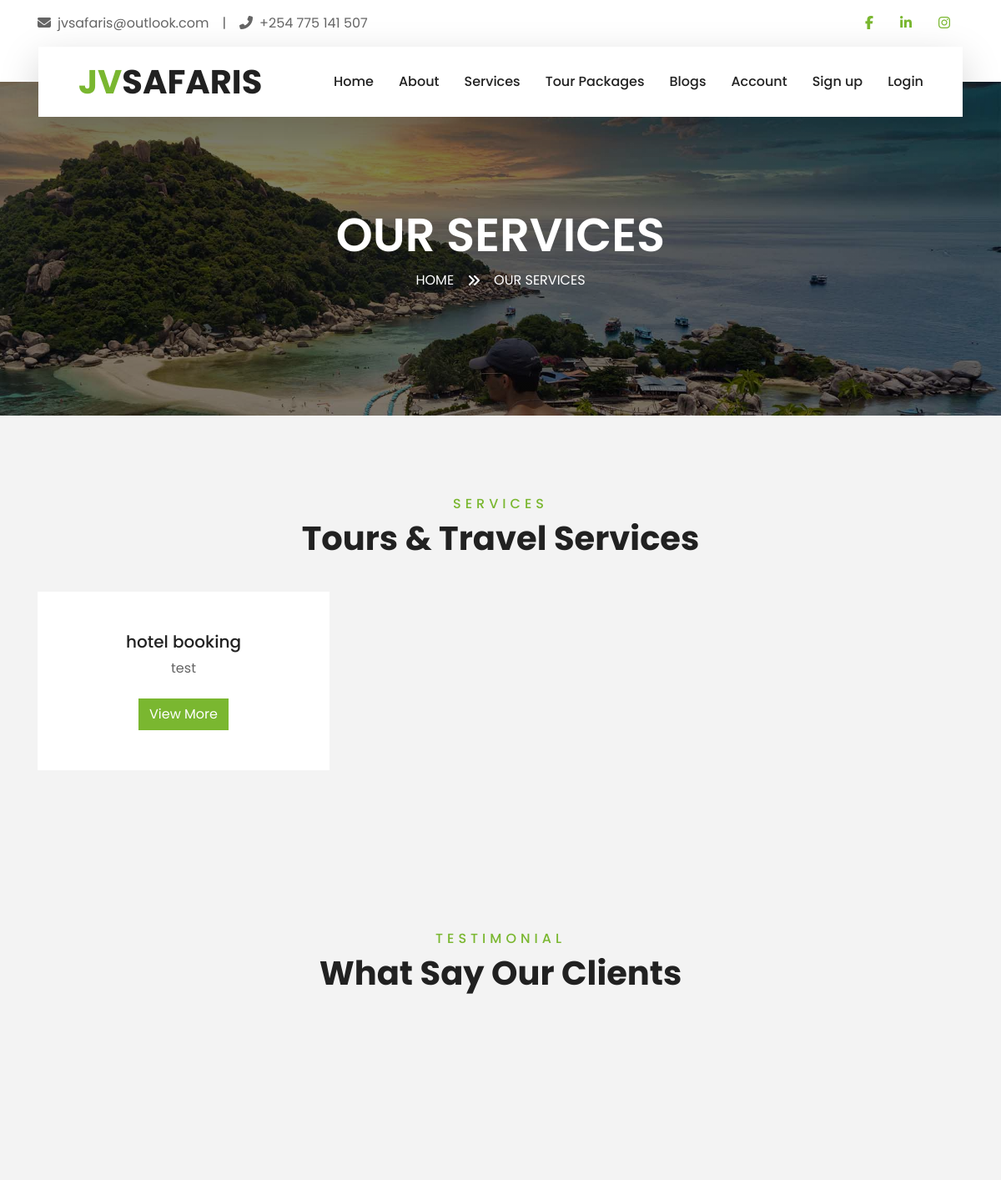
/services/ (upper part), run on an earlier commit of the app's database.
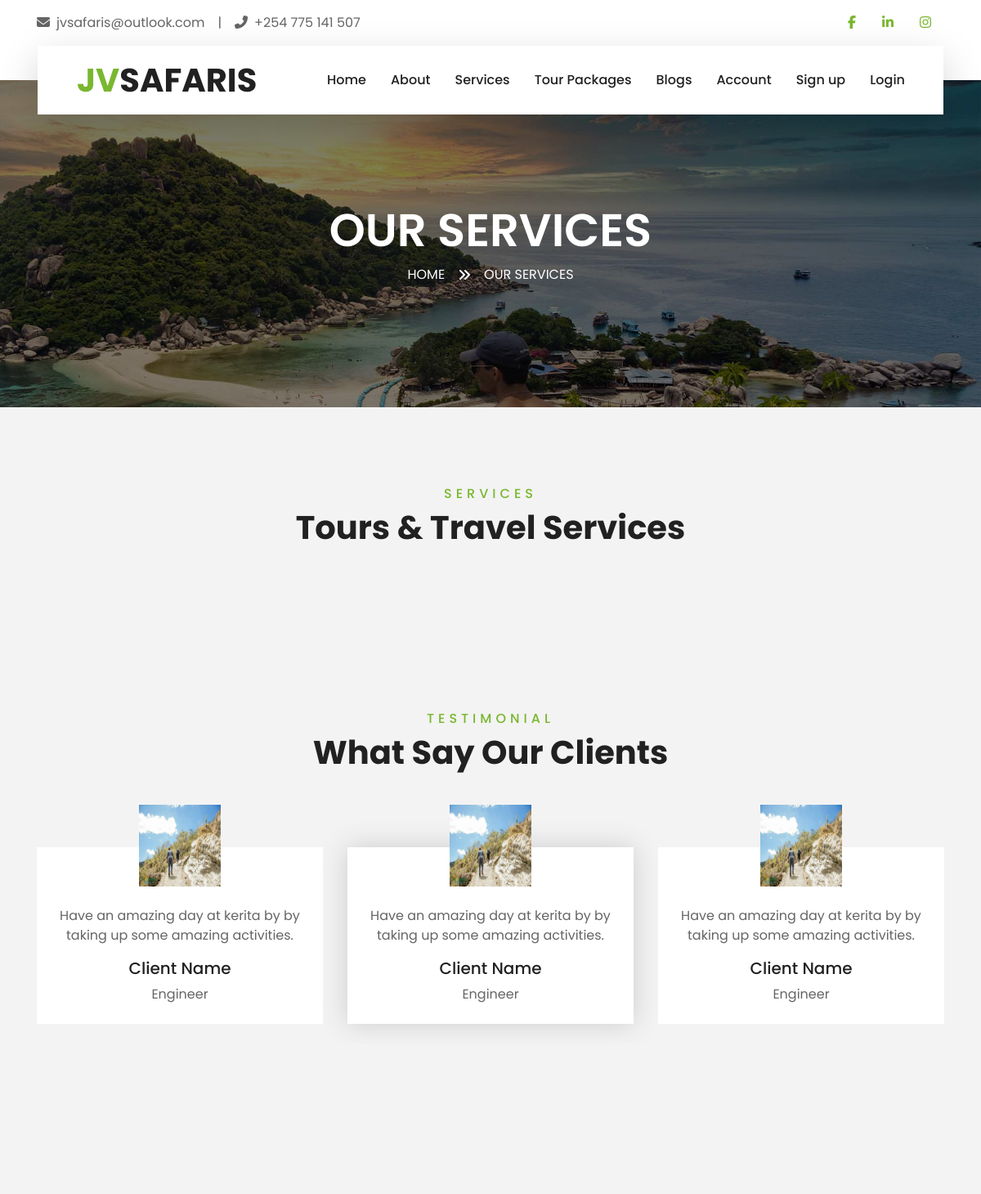
And on a later commit of the database.
### JVSafarisMain/models.py (models this page shows, shortened)
class ServiceCategory(models.Model):
    category_name = models.CharField(max_length=400)
    category_description = models.CharField(max_length=400)

class Testimonial(models.Model):
    name = models.CharField(max_length = 255)
    comment = models.CharField(max_length=1200)
    occupation = models.CharField(max_length = 255)
    image = models.ImageField()

### JVSafarisMain/views.py (the view)
# urls.py: path('services/',views.services_Categories,name = 'services'),
def services_Categories(request):
    services = ServiceCategory.objects.all()
    t = Paginator(Testimonial.objects.order_by('-id').all(),10)
    testimonials = t.page(1)
    return render(request,'JVSafarisMain/service.html',{
        'services':services,
        'testimonials':testimonials
        })

### JVSafarisMain/templates/jvsafarismain/service.html (shortened to what this page needs)
{%extends 'JVSafarisMain/base.html'%}
{%load static%}
{%block pagetitle%}
Our services
{%endblock%}
{%block subtitle%}
Our Services
{%endblock%}
{%block body%}
    <div class="container-fluid py-5">
        <div class="container pt-5 pb-3">
            <div class="text-center mb-3 pb-3">
                <h6 class="text-primary text-uppercase" style="letter-spacing: 5px;">Services</h6>
                <h1>Tours & Travel Services</h1>
            </div>
            <div class="row">
             {%if services%}
             {%for service in services%}
                <div class="col-lg-4 col-md-6 mb-4">
                    <div class="service-item bg-white text-center mb-2 py-5 px-4">
                        <h5 class="mb-2">{{service.category_name}}</h5>
                        <p class="m-0">{{service.category_description}}</p>
                        <br>
                        <a href="{%url 'JVS:service-items' service.id %}"><button class="btn btn-primary">View More</button></a>
                    </div>
                </div>
                {%endfor%}
            {%endif%}
            </div>
        </div>
    </div>
     <div class="container-fluid py-5">
        <div class="container py-5">
            <div class="text-center mb-3 pb-3">
                <h6 class="text-primary text-uppercase" style="letter-spacing: 5px;">Testimonial</h6>
                <h1>What Say Our Clients</h1>
            </div>
            {%for testimony in testimonials%}
            <div class="owl-carousel testimonial-carousel">
                <div class="text-center pb-4">
                    <img class="img-fluid mx-auto" src="{{testimony.image.url}}" style="width: 100px; height: 100px;" >
                    <div class="testimonial-text bg-white p-4 mt-n5">
                        <p class="mt-5">
                            {{testimony.comment}}
                        </p>
                        <h5 class="text-truncate">Client Name</h5>
                        <span>{{testimony.occupation}}</span>
                    </div>
                </div>
                {%endfor%}
            </div>
        </div>
    </div>
    {%endblock%}

What changed in the data, as far as the page shows it:
removed ServiceCategory: category_name "hotel booking", category_description "test"
added Testimonial: image (picture), comment "Have an amazing day at kerita by by taking up some amazing activities.", occupation "Engineer"
